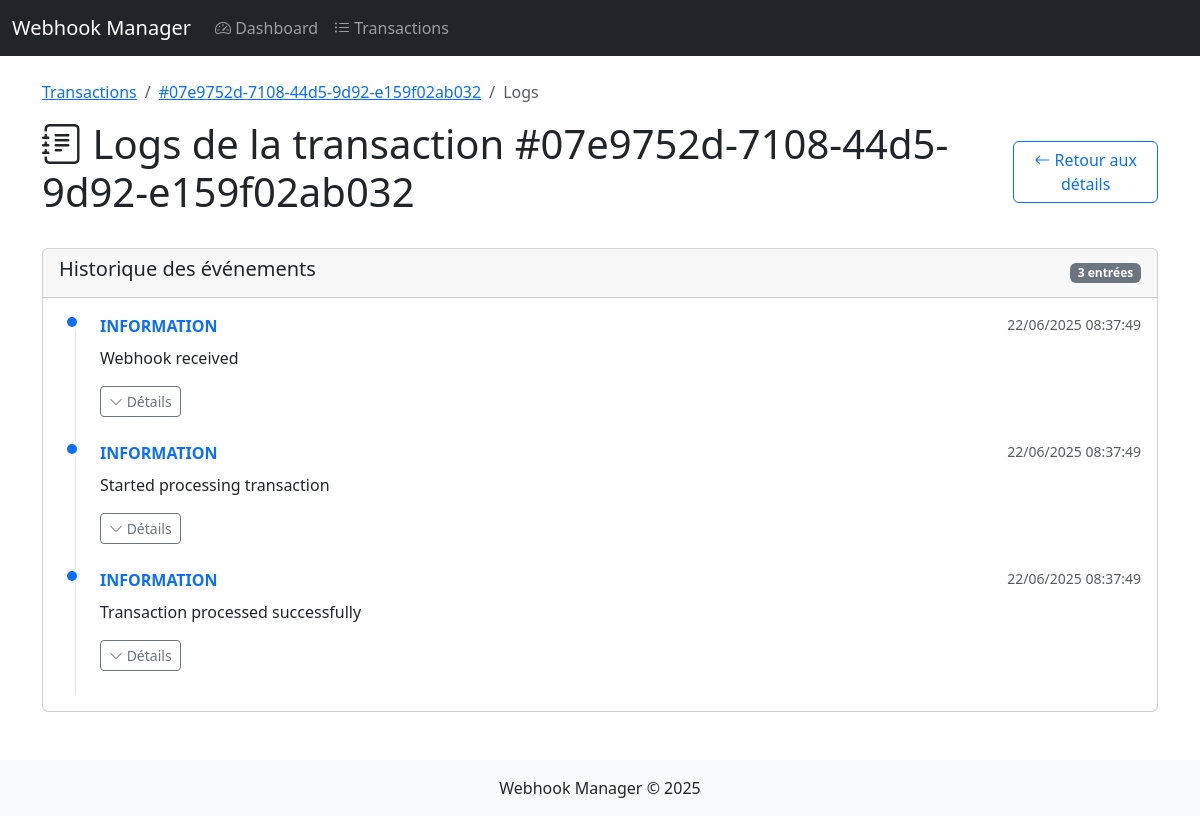
Page /transactions/4/logs/ on the committed database.
### apps/webhook_app/models.py (models this page shows, shortened)
class WebhookTransaction(models.Model):
    STATUS_CHOICES = [
        ('received', 'Reçu'),
        ('processing', 'En traitement'),
        ('processed', 'Traité'),
        ('failed', 'Échoué'),
    ]
    transaction_id = models.CharField(max_length=255, unique=True)
    payload = models.JSONField()
    headers = models.JSONField()
    status = models.CharField(max_length=20, choices=STATUS_CHOICES, default='received')
    received_at = models.DateTimeField(default=timezone.now)
    processed_at = models.DateTimeField(null=True, blank=True)
    error_message = models.TextField(null=True, blank=True)

class TransactionLog(models.Model):
    LOG_LEVELS = [
        ('info', 'Information'),
        ('warning', 'Avertissement'),
        ('error', 'Erreur'),
        ('critical', 'Critique'),
    ]
    transaction = models.ForeignKey(WebhookTransaction, on_delete=models.CASCADE, related_name='logs')
    timestamp = models.DateTimeField(default=timezone.now)
    level = models.CharField(max_length=10, choices=LOG_LEVELS)
    message = models.TextField()
    details = models.JSONField(null=True, blank=True)
    class Meta:
        ordering = ['-timestamp']

### apps/webhook_app/views.py (the view)
# urls.py: path('transactions/<int:pk>/logs/', views.transaction_logs, name='transaction-logs'),
def transaction_logs(request, pk):
    transaction = get_object_or_404(WebhookTransaction, pk=pk)
    logs = transaction.logs.all().order_by('timestamp')
    for log in logs:
        try:
            log.details_json = json.dumps(log.details, indent=2)
        except:
            log.details_json = str(log.details)
    return render(request, 'webhook_app/transaction_logs.html', {
        'transaction': transaction,
        'logs': logs
    })

### templates/webhook_app/transaction_logs.html (shortened to what this page needs)
{% extends "webhook_app/base.html" %}
{% block content %}
<div class="row">
    <div class="col-md-12">
        <nav aria-label="breadcrumb">
            <ol class="breadcrumb">
                <li class="breadcrumb-item"><a href="{% url 'transaction-list' %}">Transactions</a></li>
                <li class="breadcrumb-item"><a href="{% url 'transaction-detail' transaction.id %}">#{{ transaction.transaction_id }}</a></li>
                <li class="breadcrumb-item active" aria-current="page">Logs</li>
            </ol>
        </nav>
        <div class="d-flex justify-content-between align-items-center mb-4">
            <h1>
                <i class="bi bi-journal-text"></i> Logs de la transaction #{{ transaction.transaction_id }}
            </h1>
            <a href="{% url 'transaction-detail' transaction.id %}" class="btn btn-outline-primary">
                <i class="bi bi-arrow-left"></i> Retour aux détails
            </a>
        </div>
        <div class="card">
            <div class="card-header">
                <div class="d-flex justify-content-between align-items-center">
                    <h5>Historique des événements</h5>
                    <span class="badge bg-secondary">{{ logs|length }} entrées</span>
                </div>
            </div>
            <div class="card-body">
                <div class="timeline">
                    {% for log in logs %}
                    <div class="timeline-item {% if log.level == 'error' or log.level == 'critical' %}timeline-item-danger{% elif log.level == 'warning' %}timeline-item-warning{% endif %}">
                        <div class="timeline-item-marker">
                            <div class="timeline-item-marker-indicator bg-{% if log.level == 'error' or log.level == 'critical' %}danger{% elif log.level == 'warning' %}warning{% else %}primary{% endif %}"></div>
                        </div>
                        <div class="timeline-item-content">
                            <div class="d-flex justify-content-between mb-2">
                                <span class="fw-bold text-{% if log.level == 'error' or log.level == 'critical' %}danger{% elif log.level == 'warning' %}warning{% else %}primary{% endif %}">
                                    {{ log.get_level_display|upper }}
                                </span>
                                <small class="text-muted">{{ log.timestamp|date:"d/m/Y H:i:s" }}</small>
                            </div>
                            <p>{{ log.message }}</p>
                            {% if log.details %}
                            <button class="btn btn-sm btn-outline-secondary" type="button" data-bs-toggle="collapse" data-bs-target="#logDetails{{ log.id }}">
                                <i class="bi bi-chevron-down"></i> Détails
                            </button>
                            {% endif %}
                        </div>
                    </div>
                    {% endfor %}
                </div>
            </div>
        </div>
    </div>
</div>
{% endblock %}

### templates/webhook_app/base.html (shortened to what this page needs)
<!DOCTYPE html>
<html lang="fr">
<head>
    <link href="https://cdn.jsdelivr.net/npm/bootstrap@5.3.0/dist/css/bootstrap.min.css" rel="stylesheet">
    <link rel="stylesheet" href="https://cdn.jsdelivr.net/npm/bootstrap-icons@1.10.0/font/bootstrap-icons.css">
</head>
<body>
    <nav class="navbar navbar-expand-lg navbar-dark bg-dark">
        <div class="container-fluid">
            <a class="navbar-brand" href="{% url 'webhook-dashboard' %}">Webhook Manager</a>
            <div class="collapse navbar-collapse" id="navbarNav">
                <ul class="navbar-nav">
                    <li class="nav-item">
                        <a class="nav-link" href="{% url 'webhook-dashboard' %}">
                            <i class="bi bi-speedometer2"></i> Dashboard
                        </a>
                    </li>
                    <li class="nav-item">
                        <a class="nav-link" href="{% url 'transaction-list' %}">
                            <i class="bi bi-list-ul"></i> Transactions
                        </a>
                    </li>
                </ul>
            </div>
        </div>
    </nav>
    <div class="container mt-4">
        {% block content %}{% endblock %}
    </div>
    <footer class="mt-5 py-3 bg-light">
        <div class="container text-center">
            <p class="mb-0">Webhook Manager &copy; {% now "Y" %}</p>
        </div>
    </footer>
</body>
</html>

### templates/webhook_app/transaction_logs.html (style rules this page uses)
.timeline { position: relative; padding-left: 1rem; margin: 0 0 0 1rem; border-left: 1px solid #dee2e6; }
.timeline-item { position: relative; padding-bottom: 1.5rem; }
.timeline-item-marker { position: absolute; left: -1.75rem; top: 0; }
.timeline-item-marker-indicator { width: 1rem; height: 1rem; border-radius: 100%; border: 3px solid #fff; }
.timeline-item-content { padding-left: 0.5rem; }

### rows in the picture
TransactionLog: level "INFORMATION", timestamp "22/06/2025 08:37:49", message "Webhook received"
TransactionLog: level "INFORMATION", timestamp "22/06/2025 08:37:49", message "Started processing transaction"
TransactionLog: level "INFORMATION", timestamp "22/06/2025 08:37:49", message "Transaction processed successfully"

### other values in the picture
{{ logs|length }} "3"
